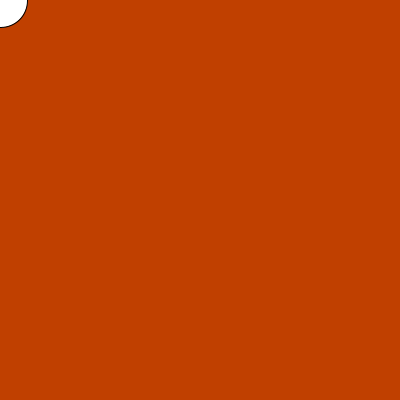
Frame 1 (no input)
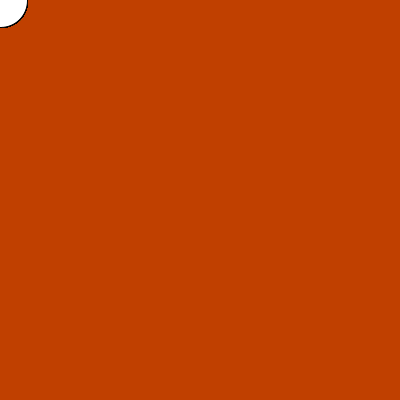
Frame 60 (the mouse pressed at the canvas centre just before this capture)
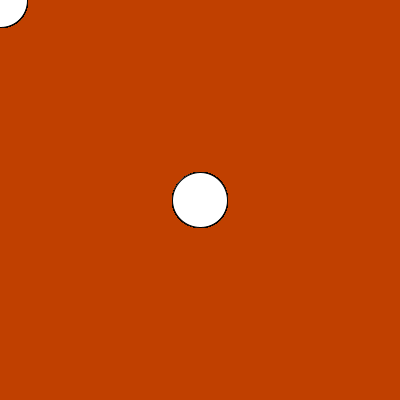
Frame 120 (the mouse held since frame 60 and released just before this capture)

The Processing sketch that drew these frames (run headless with seeded random() and noise(); from frame 60 on, the mouse is pressed at the canvas centre):

// Processing sketch: movingCircle
// ── movingCircle.pde
// MY PROGRAM:
void setup() {
     size(400,400);
     stroke(0);
     background(192,64,0);
}
    void draw(){
      fill(255,255,255);
      circle(mouseX, mouseY, 55);
    }

//void setup() {
//       size(400, 400);
//       stroke(255);
//     }
      
//     void draw() {
//       line(150, 25, mouseX, mouseY);
//     }
     
     void mousePressed() {
       background(192, 64, 0);
     }
